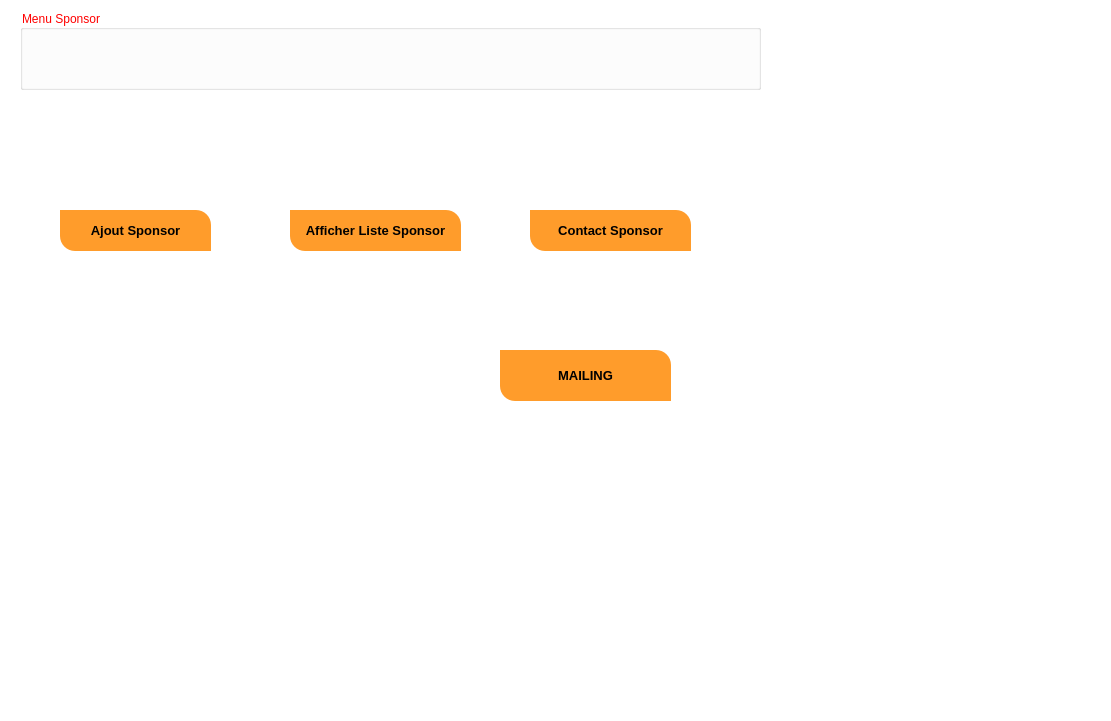
<?xml version="1.0" encoding="UTF-8"?>
<ui version="4.0">
 <class>windowsponsor</class>
 <widget class="QDialog" name="windowsponsor">
  <property name="geometry">
   <rect>
    <x>0</x>
    <y>0</y>
    <width>1111</width>
    <height>721</height>
   </rect>
  </property>
  <property name="windowTitle">
   <string>Dialog</string>
  </property>
  <widget class="QStackedWidget" name="stackedWidget">
   <property name="geometry">
    <rect>
     <x>0</x>
     <y>0</y>
     <width>1111</width>
     <height>721</height>
    </rect>
   </property>
   <property name="styleSheet">
    <string notr="true">QWidget

{

	background-color: #fff;

	color: red;



}





/*-----QLabel-----*/

QLabel

{

	background-color: transparent;

	color: #454544;

	font-weight: bold;

	font-size: 13px;



}





/*-----QPushButton-----*/

QPushButton

{

	

	background-color: #ff9c2b;

color: #000000;

	font-size: 13px;

	font-weight: bold;

	border-top-right-radius: 15px;

	border-top-left-radius: 0px;

	border-bottom-right-radius: 0px;

	border-bottom-left-radius: 15px;

	padding: 10px;



}





QPushButton::disabled

{

	background-color: #5c5c5c;



}





QPushButton::hover

{	

	background-color: #ff9c2b;



}





QPushButton::pressed

{

	background-color: #3d4ef2;



}





/*-----QCheckBox-----*/

QCheckBox

{

	background-color: transparent;

	color: #5c55e9;

	font-size: 10px;

	font-weight: bold;

	border: none;

	border-radius: 5px;



}





/*-----QCheckBox-----*/

QCheckBox::indicator

{

    background-color: #323232;

    border: 1px solid darkgray;

    width: 12px;

    height: 12px;



}





QCheckBox::indicator:checked

{

    image:url(&quot;./ressources/check.png&quot;);

	background-color: #5c55e9;

    border: 1px solid #5c55e9;



}





QCheckBox::indicator:unchecked:hover

{

    border: 1px solid #5c55e9;



}





QCheckBox::disabled

{

	color: #656565;



}





QCheckBox::indicator:disabled

{

	background-color: #656565;

	color: #656565;

    border: 1px solid #656565;



}





/*-----QLineEdit-----*/

QLineEdit

{

	background-color: #c2c7d5;

	color: #2a547f;

	border: none;

	padding: 5px;



}





/*-----QListView-----*/

QListView

{

	background-color: #5c55e9;

	color: #fff;

	font-size: 14px;

	font-weight: bold;

	show-decoration-selected: 0;

	border-radius: 4px;

	padding-left: -15px;

	padding-right: -15px;

	padding-top: 5px;



} 





QListView:disabled 

{

	background-color: #5c5c5c;



}





QListView::item

{

	background-color: #454e5e;

	border: none;

	padding: 10px;

	border-radius: 0px;

	padding-left : 10px;

	height: 32px;



}





QListView::item:selected

{

	color: #000;

	background-color: #fff;



}





QListView::item:!selected

{

	color:white;

	background-color: transparent;

	border: none;

	padding-left : 10px;



}





QListView::item:!selected:hover

{

	color: #fff;

	background-color: #5564f2;

	border: none;

	padding-left : 10px;



}





/*-----QTreeView-----*/

QTreeView 

{

	background-color: #fff;

	show-decoration-selected: 0;

	color: #454544;



}





QTreeView:disabled

{

	background-color: #242526;

	show-decoration-selected: 0;



}





QTreeView::item 

{

	border-top-color: transparent;

	border-bottom-color: transparent;



}





QTreeView::item:hover 

{

	background-color: #bcbdbb;

	color: #000;



}





QTreeView::item:selected 

{

	background-color: #5c55e9;

	color: #fff;



}





QTreeView::item:selected:active

{

	background-color: #5c55e9;

	color: #fff;



}





QTreeView::item:selected:disabled

{

	background-color: #525251;

	color: #656565;



}





QTreeView::branch:has-children:!has-siblings:closed,

QTreeView::branch:closed:has-children:has-siblings 

{

	image: url(://tree-closed.png);



}



QTreeView::branch:open:has-children:!has-siblings,

QTreeView::branch:open:has-children:has-siblings  

{

	image: url(://tree-open.png);



}





/*-----QTableView &amp; QTableWidget-----*/

QTableView

{

    background-color: #fff;

	border: 1px solid gray;

    color: #454544;

    gridline-color: gray;

    outline : 0;



}





QTableView::disabled

{

    background-color: #242526;

    border: 1px solid #32414B;

    color: #656565;

    gridline-color: #656565;

    outline : 0;



}





QTableView::item:hover 

{

    background-color: #bcbdbb;

    color: #000;



}





QTableView::item:selected 

{

	background-color: #5c55e9;

    color: #fff;



}





QTableView::item:selected:disabled

{

    background-color: #1a1b1c;

    border: 2px solid #525251;

    color: #656565;



}





QTableCornerButton::section

{

	background-color: #ced5e3;

	border: none;

    color: #fff;



}





QHeaderView::section

{

	color: #2a547f;

	border: 0px;

	background-color: #ced5e3;

	padding: 5px;



}





QHeaderView::section:disabled

{

    background-color: #525251;

    color: #656565;



}





QHeaderView::section:checked

{

    color: #fff;

    background-color: #5c55e9;



}





QHeaderView::section:checked:disabled

{

    color: #656565;

    background-color: #525251;



}





QHeaderView::section::vertical::first,

QHeaderView::section::vertical::only-one

{

    border-top: 1px solid #353635;



}





QHeaderView::section::vertical

{

    border-top: 1px solid #353635;



}





QHeaderView::section::horizontal::first,

QHeaderView::section::horizontal::only-one

{

    border-left: 1px solid #353635;



}





QHeaderView::section::horizontal

{

    border-left: 1px solid #353635;



}





/*-----QScrollBar-----*/

QScrollBar:horizontal 

{

    background-color: transparent;

    height: 8px;

    margin: 0px;

    padding: 0px;



}





QScrollBar::handle:horizontal 

{

    border: none;

	min-width: 100px;

    background-color: #7e92b7;



}





QScrollBar::add-line:horizontal, 

QScrollBar::sub-line:horizontal,

QScrollBar::add-page:horizontal, 

QScrollBar::sub-page:horizontal 

{

    width: 0px;

    background-color: #d8dce6;



}





QScrollBar:vertical 

{

    background-color: transparent;

    width: 8px;

    margin: 0;



}





QScrollBar::handle:vertical 

{

    border: none;

	min-height: 100px;

    background-color: #7e92b7;



}





QScrollBar::add-line:vertical, 

QScrollBar::sub-line:vertical,

QScrollBar::add-page:vertical, 

QScrollBar::sub-page:vertical 

{

    height: 0px;

    background-color: #d8dce6;



}</string>
   </property>
   <property name="currentIndex">
    <number>0</number>
   </property>
   <widget class="QWidget" name="page">
    <widget class="QPushButton" name="pushButton">
     <property name="geometry">
      <rect>
       <x>290</x>
       <y>210</y>
       <width>171</width>
       <height>41</height>
      </rect>
     </property>
     <property name="text">
      <string>Afficher Liste Sponsor</string>
     </property>
    </widget>
    <widget class="QPushButton" name="pushButton_2">
     <property name="geometry">
      <rect>
       <x>60</x>
       <y>210</y>
       <width>151</width>
       <height>41</height>
      </rect>
     </property>
     <property name="text">
      <string>Ajout Sponsor</string>
     </property>
    </widget>
    <widget class="QPushButton" name="mailling">
     <property name="geometry">
      <rect>
       <x>530</x>
       <y>210</y>
       <width>161</width>
       <height>41</height>
      </rect>
     </property>
     <property name="text">
      <string>Contact Sponsor</string>
     </property>
    </widget>
    <widget class="QGroupBox" name="groupBox_2">
     <property name="geometry">
      <rect>
       <x>20</x>
       <y>10</y>
       <width>741</width>
       <height>80</height>
      </rect>
     </property>
     <property name="title">
      <string>Menu Sponsor</string>
     </property>
     <property name="flat">
      <bool>true</bool>
     </property>
    </widget>
    <widget class="QPushButton" name="pushButton_3">
     <property name="geometry">
      <rect>
       <x>500</x>
       <y>350</y>
       <width>171</width>
       <height>51</height>
      </rect>
     </property>
     <property name="text">
      <string>MAILING</string>
     </property>
    </widget>
   </widget>
   <widget class="QWidget" name="page_2">
    <widget class="QLineEdit" name="lineEdit">
     <property name="geometry">
      <rect>
       <x>220</x>
       <y>100</y>
       <width>113</width>
       <height>20</height>
      </rect>
     </property>
    </widget>
    <widget class="QLineEdit" name="lineEdit_2">
     <property name="geometry">
      <rect>
       <x>220</x>
       <y>170</y>
       <width>113</width>
       <height>20</height>
      </rect>
     </property>
    </widget>
    <widget class="QLineEdit" name="lineEdit_3">
     <property name="geometry">
      <rect>
       <x>220</x>
       <y>200</y>
       <width>141</width>
       <height>21</height>
      </rect>
     </property>
     <property name="placeholderText">
      <string>exemple@mail.com</string>
     </property>
    </widget>
    <widget class="QLineEdit" name="lineEdit_4">
     <property name="geometry">
      <rect>
       <x>220</x>
       <y>230</y>
       <width>113</width>
       <height>20</height>
      </rect>
     </property>
    </widget>
    <widget class="QLineEdit" name="lineEdit_5">
     <property name="geometry">
      <rect>
       <x>220</x>
       <y>260</y>
       <width>113</width>
       <height>21</height>
      </rect>
     </property>
     <property name="placeholderText">
      <string>+216</string>
     </property>
    </widget>
    <widget class="QLineEdit" name="lineEdit_6">
     <property name="geometry">
      <rect>
       <x>220</x>
       <y>290</y>
       <width>113</width>
       <height>31</height>
      </rect>
     </property>
     <property name="placeholderText">
      <string>jj/mm/aaaa</string>
     </property>
    </widget>
    <widget class="QLabel" name="label_2">
     <property name="geometry">
      <rect>
       <x>70</x>
       <y>170</y>
       <width>141</width>
       <height>20</height>
      </rect>
     </property>
     <property name="text">
      <string>NOM DU SPONSOR :</string>
     </property>
    </widget>
    <widget class="QLabel" name="label_3">
     <property name="geometry">
      <rect>
       <x>70</x>
       <y>230</y>
       <width>111</width>
       <height>20</height>
      </rect>
     </property>
     <property name="text">
      <string>NBR D'ETOILE :</string>
     </property>
    </widget>
    <widget class="QLabel" name="label_4">
     <property name="geometry">
      <rect>
       <x>70</x>
       <y>290</y>
       <width>151</width>
       <height>20</height>
      </rect>
     </property>
     <property name="text">
      <string>DATE DU CONTRAT : </string>
     </property>
    </widget>
    <widget class="QLabel" name="label_6">
     <property name="geometry">
      <rect>
       <x>70</x>
       <y>200</y>
       <width>141</width>
       <height>20</height>
      </rect>
     </property>
     <property name="text">
      <string>EMAIL DU SPONSOR :</string>
     </property>
    </widget>
    <widget class="QLabel" name="label_7">
     <property name="geometry">
      <rect>
       <x>70</x>
       <y>260</y>
       <width>131</width>
       <height>20</height>
      </rect>
     </property>
     <property name="text">
      <string>TEL DU SPONSOR :</string>
     </property>
    </widget>
    <widget class="QLabel" name="label">
     <property name="geometry">
      <rect>
       <x>70</x>
       <y>100</y>
       <width>47</width>
       <height>14</height>
      </rect>
     </property>
     <property name="text">
      <string>ID :</string>
     </property>
    </widget>
    <widget class="QPushButton" name="pushButton_5">
     <property name="geometry">
      <rect>
       <x>450</x>
       <y>370</y>
       <width>91</width>
       <height>41</height>
      </rect>
     </property>
     <property name="text">
      <string>Ajouter</string>
     </property>
    </widget>
    <widget class="QPushButton" name="pushButton_6">
     <property name="geometry">
      <rect>
       <x>564</x>
       <y>370</y>
       <width>91</width>
       <height>41</height>
      </rect>
     </property>
     <property name="text">
      <string>Cancel</string>
     </property>
    </widget>
    <widget class="QLabel" name="label_8">
     <property name="geometry">
      <rect>
       <x>70</x>
       <y>140</y>
       <width>47</width>
       <height>14</height>
      </rect>
     </property>
     <property name="text">
      <string>CIN :</string>
     </property>
    </widget>
    <widget class="QLineEdit" name="lineEdit_8">
     <property name="geometry">
      <rect>
       <x>220</x>
       <y>140</y>
       <width>113</width>
       <height>20</height>
      </rect>
     </property>
    </widget>
    <widget class="QPushButton" name="pushButton_14">
     <property name="geometry">
      <rect>
       <x>640</x>
       <y>490</y>
       <width>93</width>
       <height>31</height>
      </rect>
     </property>
     <property name="text">
      <string>Menu</string>
     </property>
    </widget>
    <widget class="QGroupBox" name="groupBox_3">
     <property name="geometry">
      <rect>
       <x>20</x>
       <y>10</y>
       <width>741</width>
       <height>80</height>
      </rect>
     </property>
     <property name="title">
      <string>Ajout Sponsor</string>
     </property>
     <property name="flat">
      <bool>true</bool>
     </property>
    </widget>
   </widget>
   <widget class="QWidget" name="page_3">
    <widget class="QLabel" name="label_9">
     <property name="geometry">
      <rect>
       <x>160</x>
       <y>180</y>
       <width>47</width>
       <height>14</height>
      </rect>
     </property>
     <property name="text">
      <string>CIN</string>
     </property>
    </widget>
    <widget class="QLabel" name="label_10">
     <property name="geometry">
      <rect>
       <x>160</x>
       <y>210</y>
       <width>71</width>
       <height>16</height>
      </rect>
     </property>
     <property name="text">
      <string>password</string>
     </property>
    </widget>
    <widget class="QLineEdit" name="lineEdit_9">
     <property name="geometry">
      <rect>
       <x>280</x>
       <y>180</y>
       <width>113</width>
       <height>20</height>
      </rect>
     </property>
    </widget>
    <widget class="QLineEdit" name="lineEdit_10">
     <property name="geometry">
      <rect>
       <x>280</x>
       <y>210</y>
       <width>113</width>
       <height>20</height>
      </rect>
     </property>
     <property name="placeholderText">
      <string>********</string>
     </property>
    </widget>
    <widget class="QPushButton" name="pushButton_8">
     <property name="geometry">
      <rect>
       <x>440</x>
       <y>270</y>
       <width>111</width>
       <height>41</height>
      </rect>
     </property>
     <property name="text">
      <string>Authentifier</string>
     </property>
    </widget>
    <widget class="QGroupBox" name="groupBox_4">
     <property name="geometry">
      <rect>
       <x>20</x>
       <y>10</y>
       <width>741</width>
       <height>80</height>
      </rect>
     </property>
     <property name="title">
      <string>Authentification</string>
     </property>
     <property name="flat">
      <bool>true</bool>
     </property>
    </widget>
   </widget>
   <widget class="QWidget" name="page_4">
    <widget class="QGroupBox" name="groupBox">
     <property name="geometry">
      <rect>
       <x>20</x>
       <y>10</y>
       <width>1071</width>
       <height>681</height>
      </rect>
     </property>
     <property name="tabletTracking">
      <bool>false</bool>
     </property>
     <property name="title">
      <string>Afficher Liste Sponsor</string>
     </property>
     <property name="flat">
      <bool>true</bool>
     </property>
     <widget class="QTabWidget" name="tabWidget">
      <property name="geometry">
       <rect>
        <x>20</x>
        <y>20</y>
        <width>1021</width>
        <height>621</height>
       </rect>
      </property>
      <property name="styleSheet">
       <string notr="true">QWidget

{

	background-color: #fff;

	color: red;



}





/*-----QLabel-----*/

QLabel

{

	background-color: transparent;

	color: #454544;

	font-weight: bold;

	font-size: 13px;



}





/*-----QPushButton-----*/

QPushButton

{

	

	background-color: #ff9c2b;

color: #000000;

	font-size: 13px;

	font-weight: bold;

	border-top-right-radius: 15px;

	border-top-left-radius: 0px;

	border-bottom-right-radius: 0px;

	border-bottom-left-radius: 15px;

	padding: 10px;



}





QPushButton::disabled

{

	background-color: #5c5c5c;



}





QPushButton::hover

{	

	background-color: #ff9c2b;



}





QPushButton::pressed

{

	background-color: #3d4ef2;



}





/*-----QCheckBox-----*/

QCheckBox

{

	background-color: transparent;

	color: #5c55e9;

	font-size: 10px;

	font-weight: bold;

	border: none;

	border-radius: 5px;



}





/*-----QCheckBox-----*/

QCheckBox::indicator

{

    background-color: #323232;

    border: 1px solid darkgray;

    width: 12px;

    height: 12px;



}





QCheckBox::indicator:checked

{

    image:url(&quot;./ressources/check.png&quot;);

	background-color: #5c55e9;

    border: 1px solid #5c55e9;



}





QCheckBox::indicator:unchecked:hover

{

    border: 1px solid #5c55e9;



}





QCheckBox::disabled

{

	color: #656565;



}





QCheckBox::indicator:disabled

{

	background-color: #656565;

	color: #656565;

    border: 1px solid #656565;



}





/*-----QLineEdit-----*/

QLineEdit

{

	background-color: #c2c7d5;

	color: #2a547f;

	border: none;

	padding: 5px;



}





/*-----QListView-----*/

QListView

{

	background-color: #5c55e9;

	color: #fff;

	font-size: 14px;

	font-weight: bold;

	show-decoration-selected: 0;

	border-radius: 4px;

	padding-left: -15px;

	padding-right: -15px;

	padding-top: 5px;



} 





QListView:disabled 

{

	background-color: #5c5c5c;



}





QListView::item

{

	background-color: #454e5e;

	border: none;

	padding: 10px;

	border-radius: 0px;

	padding-left : 10px;

	height: 32px;



}





QListView::item:selected

{

	color: #000;

	background-color: #fff;



}





QListView::item:!selected

{

	color:white;

	background-color: transparent;

	border: none;

	padding-left : 10px;



}





QListView::item:!selected:hover

{

	color: #fff;

	background-color: #5564f2;

	border: none;

	padding-left : 10px;



}





/*-----QTreeView-----*/

QTreeView 

{

	background-color: #fff;

	show-decoration-selected: 0;

	color: #454544;



}





QTreeView:disabled

{

	background-color: #242526;

	show-decoration-selected: 0;



}





QTreeView::item 

{

	border-top-color: transparent;

	border-bottom-color: transparent;



}





QTreeView::item:hover 

{

	background-color: #bcbdbb;

	color: #000;



}





QTreeView::item:selected 

{

	background-color: #5c55e9;

	color: #fff;



}





QTreeView::item:selected:active

{

	background-color: #5c55e9;

	color: #fff;



}





QTreeView::item:selected:disabled

{

	background-color: #525251;

	color: #656565;



}





QTreeView::branch:has-children:!has-siblings:closed,

QTreeView::branch:closed:has-children:has-siblings 

{

	image: url(://tree-closed.png);



}



QTreeView::branch:open:has-children:!has-siblings,

QTreeView::branch:open:has-children:has-siblings  

{

	image: url(://tree-open.png);



}





/*-----QTableView &amp; QTableWidget-----*/

QTableView

{

    background-color: #fff;

	border: 1px solid gray;

    color: #454544;

    gridline-color: gray;

    outline : 0;



}





QTableView::disabled

{

    background-color: #242526;

    border: 1px solid #32414B;

    color: #656565;

    gridline-color: #656565;

    outline : 0;



}





QTableView::item:hover 

{

    background-color: #bcbdbb;

    color: #000;



}





QTableView::item:selected 

{

	background-color: #5c55e9;

    color: #fff;



}





QTableView::item:selected:disabled

{

    background-color: #1a1b1c;

    border: 2px solid #525251;

    color: #656565;



}





QTableCornerButton::section

{

	background-color: #ced5e3;

	border: none;

    color: #fff;



}





QHeaderView::section

{

	color: #2a547f;

	border: 0px;

	background-color: #ced5e3;

	padding: 5px;



}





QHeaderView::section:disabled

{

    background-color: #525251;

    color: #656565;



}





QHeaderView::section:checked

{

    color: #fff;

    background-color: #5c55e9;



}





QHeaderView::section:checked:disabled

{

    color: #656565;

    background-color: #525251;



}





QHeaderView::section::vertical::first,

QHeaderView::section::vertical::only-one

{

    border-top: 1px solid #353635;



}





QHeaderView::section::vertical

{

    border-top: 1px solid #353635;



}





QHeaderView::section::horizontal::first,

QHeaderView::section::horizontal::only-one

{

    border-left: 1px solid #353635;



}





QHeaderView::section::horizontal

{

    border-left: 1px solid #353635;



}





/*-----QScrollBar-----*/

QScrollBar:horizontal 

{

    background-color: transparent;

    height: 8px;

    margin: 0px;

    padding: 0px;



}





QScrollBar::handle:horizontal 

{

    border: none;

	min-width: 100px;

    background-color: #7e92b7;



}





QScrollBar::add-line:horizontal, 

QScrollBar::sub-line:horizontal,

QScrollBar::add-page:horizontal, 

QScrollBar::sub-page:horizontal 

{

    width: 0px;

    background-color: #d8dce6;



}





QScrollBar:vertical 

{

    background-color: transparent;

    width: 8px;

    margin: 0;



}





QScrollBar::handle:vertical 

{

    border: none;

	min-height: 100px;

    background-color: #7e92b7;



}





QScrollBar::add-line:vertical, 

QScrollBar::sub-line:vertical,

QScrollBar::add-page:vertical, 

QScrollBar::sub-page:vertical 

{

    height: 0px;

    background-color: #d8dce6;



}</string>
      </property>
      <property name="currentIndex">
       <number>0</number>
      </property>
      <widget class="QWidget" name="tab">
       <attribute name="title">
        <string>Afficher</string>
       </attribute>
       <widget class="QTableView" name="tableView">
        <property name="geometry">
         <rect>
          <x>10</x>
          <y>60</y>
          <width>551</width>
          <height>361</height>
         </rect>
        </property>
       </widget>
       <widget class="QPushButton" name="pushButton_9">
        <property name="geometry">
         <rect>
          <x>140</x>
          <y>10</y>
          <width>91</width>
          <height>41</height>
         </rect>
        </property>
        <property name="text">
         <string>Tri [Z-A]</string>
        </property>
       </widget>
       <widget class="QLineEdit" name="lineEdit_7">
        <property name="geometry">
         <rect>
          <x>300</x>
          <y>20</y>
          <width>131</width>
          <height>31</height>
         </rect>
        </property>
        <property name="placeholderText">
         <string>Recherche par CIN</string>
        </property>
       </widget>
       <widget class="QPushButton" name="pushButton_16">
        <property name="geometry">
         <rect>
          <x>30</x>
          <y>10</y>
          <width>93</width>
          <height>41</height>
         </rect>
        </property>
        <property name="text">
         <string>Tri [A-Z]</string>
        </property>
       </widget>
       <widget class="QLineEdit" name="lineEdit_17">
        <property name="geometry">
         <rect>
          <x>440</x>
          <y>20</y>
          <width>131</width>
          <height>31</height>
         </rect>
        </property>
        <property name="placeholderText">
         <string>Recherche par Nom</string>
        </property>
       </widget>
       <widget class="QCheckBox" name="checkBox">
        <property name="geometry">
         <rect>
          <x>30</x>
          <y>460</y>
          <width>31</width>
          <height>20</height>
         </rect>
        </property>
        <property name="text">
         <string>1</string>
        </property>
       </widget>
       <widget class="QCheckBox" name="checkBox_2">
        <property name="geometry">
         <rect>
          <x>90</x>
          <y>460</y>
          <width>31</width>
          <height>20</height>
         </rect>
        </property>
        <property name="text">
         <string>2</string>
        </property>
       </widget>
       <widget class="QCheckBox" name="checkBox_3">
        <property name="geometry">
         <rect>
          <x>150</x>
          <y>460</y>
          <width>31</width>
          <height>20</height>
         </rect>
        </property>
        <property name="text">
         <string>3</string>
        </property>
       </widget>
       <widget class="QCheckBox" name="checkBox_4">
        <property name="geometry">
         <rect>
          <x>210</x>
          <y>460</y>
          <width>31</width>
          <height>20</height>
         </rect>
        </property>
        <property name="text">
         <string>4</string>
        </property>
       </widget>
       <widget class="QLabel" name="label_18">
        <property name="geometry">
         <rect>
          <x>30</x>
          <y>440</y>
          <width>121</width>
          <height>16</height>
         </rect>
        </property>
        <property name="text">
         <string>Nombre d'etoile :</string>
        </property>
       </widget>
       <widget class="QLabel" name="label_19">
        <property name="geometry">
         <rect>
          <x>640</x>
          <y>130</y>
          <width>61</width>
          <height>21</height>
         </rect>
        </property>
        <property name="text">
         <string>&lt;html&gt;&lt;head/&gt;&lt;body&gt;&lt;p&gt;&lt;span style=&quot; font-size:10pt; font-weight:400;&quot;&gt;Raiting:&lt;/span&gt;&lt;/p&gt;&lt;/body&gt;&lt;/html&gt;</string>
        </property>
       </widget>
       <widget class="QTableView" name="table">
        <property name="geometry">
         <rect>
          <x>630</x>
          <y>161</y>
          <width>301</width>
          <height>251</height>
         </rect>
        </property>
       </widget>
      </widget>
      <widget class="QWidget" name="tab_2">
       <attribute name="title">
        <string>Modifier</string>
       </attribute>
       <widget class="QLineEdit" name="lineEdit_11">
        <property name="geometry">
         <rect>
          <x>170</x>
          <y>140</y>
          <width>113</width>
          <height>20</height>
         </rect>
        </property>
       </widget>
       <widget class="QLabel" name="label_11">
        <property name="geometry">
         <rect>
          <x>40</x>
          <y>140</y>
          <width>47</width>
          <height>14</height>
         </rect>
        </property>
        <property name="text">
         <string>NOM :</string>
        </property>
       </widget>
       <widget class="QLabel" name="label_12">
        <property name="geometry">
         <rect>
          <x>40</x>
          <y>260</y>
          <width>47</width>
          <height>14</height>
         </rect>
        </property>
        <property name="text">
         <string>DATE :</string>
        </property>
       </widget>
       <widget class="QLabel" name="label_13">
        <property name="geometry">
         <rect>
          <x>40</x>
          <y>170</y>
          <width>47</width>
          <height>14</height>
         </rect>
        </property>
        <property name="text">
         <string>EMAIL :</string>
        </property>
       </widget>
       <widget class="QLabel" name="label_14">
        <property name="geometry">
         <rect>
          <x>40</x>
          <y>200</y>
          <width>111</width>
          <height>20</height>
         </rect>
        </property>
        <property name="text">
         <string>TEL DU SPONSOR :</string>
        </property>
       </widget>
       <widget class="QLineEdit" name="lineEdit_12">
        <property name="geometry">
         <rect>
          <x>170</x>
          <y>260</y>
          <width>113</width>
          <height>31</height>
         </rect>
        </property>
        <property name="placeholderText">
         <string>jj/mm/aaaa</string>
        </property>
       </widget>
       <widget class="QLineEdit" name="lineEdit_13">
        <property name="geometry">
         <rect>
          <x>170</x>
          <y>170</y>
          <width>131</width>
          <height>21</height>
         </rect>
        </property>
        <property name="placeholderText">
         <string>exemple@mail.com</string>
        </property>
       </widget>
       <widget class="QLineEdit" name="lineEdit_14">
        <property name="geometry">
         <rect>
          <x>170</x>
          <y>230</y>
          <width>113</width>
          <height>21</height>
         </rect>
        </property>
        <property name="placeholderText">
         <string/>
        </property>
       </widget>
       <widget class="QComboBox" name="comboBox">
        <property name="geometry">
         <rect>
          <x>110</x>
          <y>70</y>
          <width>111</width>
          <height>22</height>
         </rect>
        </property>
       </widget>
       <widget class="QLabel" name="label_15">
        <property name="geometry">
         <rect>
          <x>40</x>
          <y>70</y>
          <width>47</width>
          <height>14</height>
         </rect>
        </property>
        <property name="text">
         <string> ID :</string>
        </property>
       </widget>
       <widget class="QPushButton" name="pushButton_12">
        <property name="geometry">
         <rect>
          <x>440</x>
          <y>360</y>
          <width>91</width>
          <height>41</height>
         </rect>
        </property>
        <property name="text">
         <string>Update</string>
        </property>
       </widget>
       <widget class="QLabel" name="label_5">
        <property name="geometry">
         <rect>
          <x>40</x>
          <y>110</y>
          <width>56</width>
          <height>16</height>
         </rect>
        </property>
        <property name="text">
         <string>CIN :</string>
        </property>
       </widget>
       <widget class="QLineEdit" name="lineEdit_15">
        <property name="geometry">
         <rect>
          <x>170</x>
          <y>110</y>
          <width>113</width>
          <height>22</height>
         </rect>
        </property>
       </widget>
       <widget class="QLabel" name="label_17">
        <property name="geometry">
         <rect>
          <x>40</x>
          <y>230</y>
          <width>56</width>
          <height>16</height>
         </rect>
        </property>
        <property name="text">
         <string>ETOILE :</string>
        </property>
       </widget>
       <widget class="QLineEdit" name="lineEdit_16">
        <property name="geometry">
         <rect>
          <x>170</x>
          <y>200</y>
          <width>113</width>
          <height>22</height>
         </rect>
        </property>
        <property name="placeholderText">
         <string>+216</string>
        </property>
       </widget>
      </widget>
      <widget class="QWidget" name="tab_3">
       <attribute name="title">
        <string>Supprimer</string>
       </attribute>
       <widget class="QComboBox" name="comboBox_2">
        <property name="geometry">
         <rect>
          <x>160</x>
          <y>140</y>
          <width>62</width>
          <height>22</height>
         </rect>
        </property>
       </widget>
       <widget class="QLabel" name="label_16">
        <property name="geometry">
         <rect>
          <x>80</x>
          <y>140</y>
          <width>47</width>
          <height>14</height>
         </rect>
        </property>
        <property name="text">
         <string>ID :</string>
        </property>
       </widget>
       <widget class="QPushButton" name="pushButton_13">
        <property name="geometry">
         <rect>
          <x>260</x>
          <y>140</y>
          <width>91</width>
          <height>41</height>
         </rect>
        </property>
        <property name="text">
         <string>Supprimer</string>
        </property>
       </widget>
      </widget>
     </widget>
     <widget class="QPushButton" name="pushButton_11">
      <property name="geometry">
       <rect>
        <x>940</x>
        <y>650</y>
        <width>101</width>
        <height>31</height>
       </rect>
      </property>
      <property name="text">
       <string>Menu</string>
      </property>
     </widget>
     <widget class="QPushButton" name="pushButton_4">
      <property name="geometry">
       <rect>
        <x>750</x>
        <y>650</y>
        <width>141</width>
        <height>31</height>
       </rect>
      </property>
      <property name="text">
       <string>LIST SPONSOR</string>
      </property>
     </widget>
    </widget>
   </widget>
   <widget class="QWidget" name="page_5">
    <widget class="QLineEdit" name="mail">
     <property name="geometry">
      <rect>
       <x>140</x>
       <y>110</y>
       <width>271</width>
       <height>22</height>
      </rect>
     </property>
     <property name="placeholderText">
      <string>TO :</string>
     </property>
    </widget>
    <widget class="QLineEdit" name="subject">
     <property name="geometry">
      <rect>
       <x>140</x>
       <y>160</y>
       <width>381</width>
       <height>22</height>
      </rect>
     </property>
     <property name="placeholderText">
      <string>Subject :</string>
     </property>
    </widget>
    <widget class="QPushButton" name="pushButton_7">
     <property name="geometry">
      <rect>
       <x>750</x>
       <y>500</y>
       <width>101</width>
       <height>31</height>
      </rect>
     </property>
     <property name="text">
      <string>SEND</string>
     </property>
    </widget>
    <widget class="QPushButton" name="pushButton_10">
     <property name="geometry">
      <rect>
       <x>880</x>
       <y>500</y>
       <width>101</width>
       <height>31</height>
      </rect>
     </property>
     <property name="text">
      <string>Menu</string>
     </property>
    </widget>
    <widget class="QLineEdit" name="body">
     <property name="geometry">
      <rect>
       <x>140</x>
       <y>210</y>
       <width>381</width>
       <height>22</height>
      </rect>
     </property>
     <property name="placeholderText">
      <string>Subject :</string>
     </property>
    </widget>
   </widget>
  </widget>
 </widget>
 <resources/>
 <connections/>
</ui>
